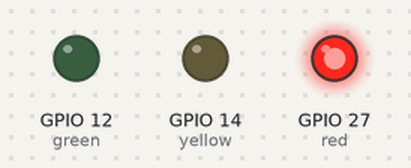
Bench run of a sketch on a simulated ESP32. Parts: output pins drawn as LEDs (lit = HIGH).

Above: at 0.15 s.
At 1.35 s:
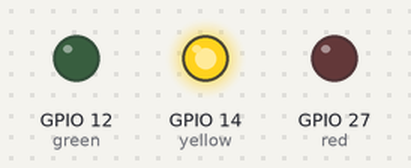
At 2.55 s:
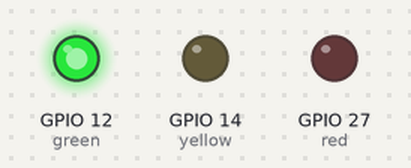
Timing chart, 0 to 3.0 s (numbered marks = the images above):
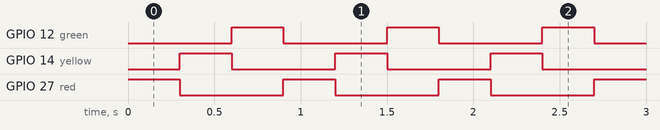

Measured:
- by itself, GPIO 12 (green), GPIO 14 (yellow), GPIO 27 (red): alternates HIGH for 0.30 s and LOW for 0.60 s
- by itself, everything shown: repeats every 0.90 s, in 3 steps

The sketch:

sketch.ino
```cpp
const int red=27;
const int yellow=14;
const int green=12;
void setup(){
  pinMode(red, OUTPUT);
  pinMode(yellow, OUTPUT);
  pinMode(green, OUTPUT);
}
void loop(){
  digitalWrite(red, HIGH);
  digitalWrite(yellow, LOW);
  digitalWrite(green, LOW);
  delay(300);
  digitalWrite(yellow, HIGH);
  digitalWrite(red, LOW);
  digitalWrite(green, LOW);
  delay(300);
  digitalWrite(green,HIGH);
  digitalWrite(red, LOW);
  digitalWrite(yellow, LOW);
  delay(300);
}
```
